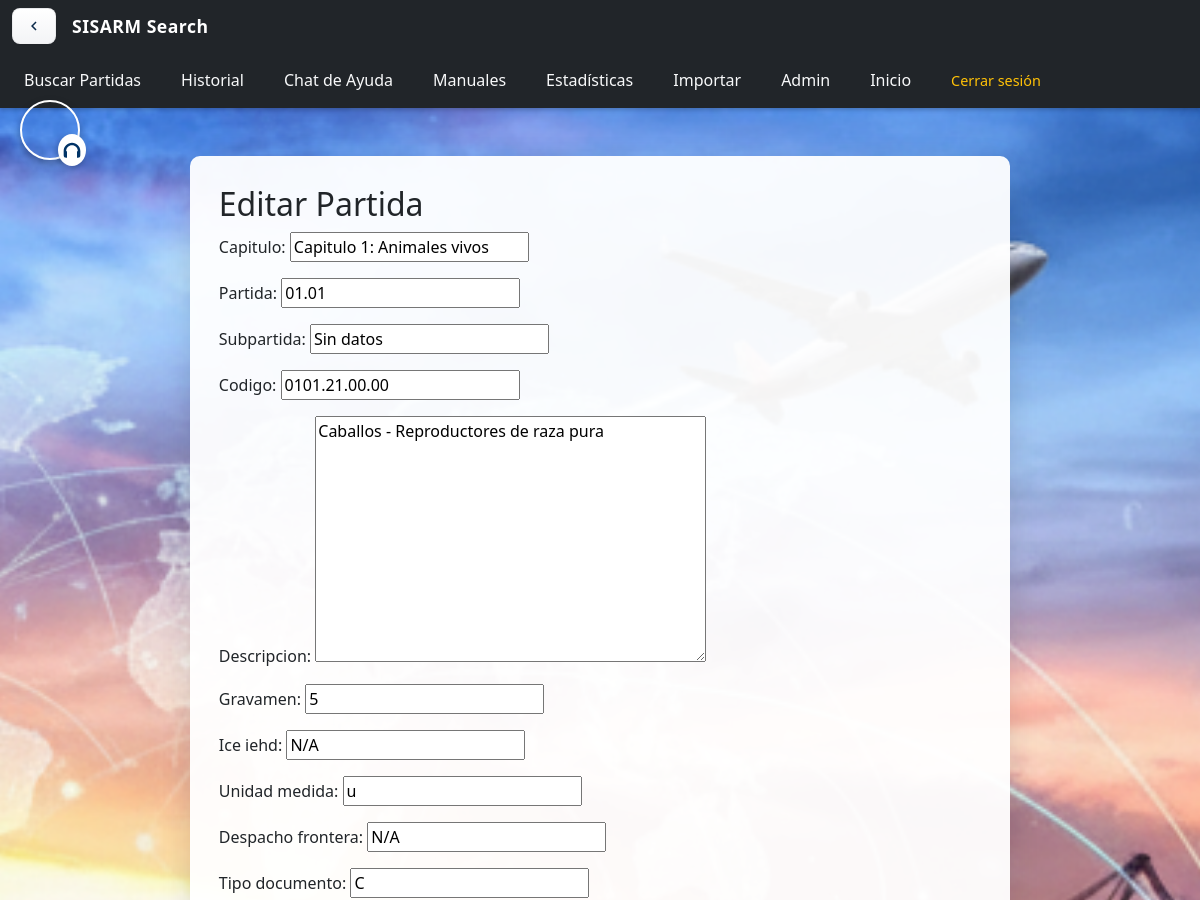
The app's page /administrador/partidas/2070/editar/ (signed in, upper part), older data.
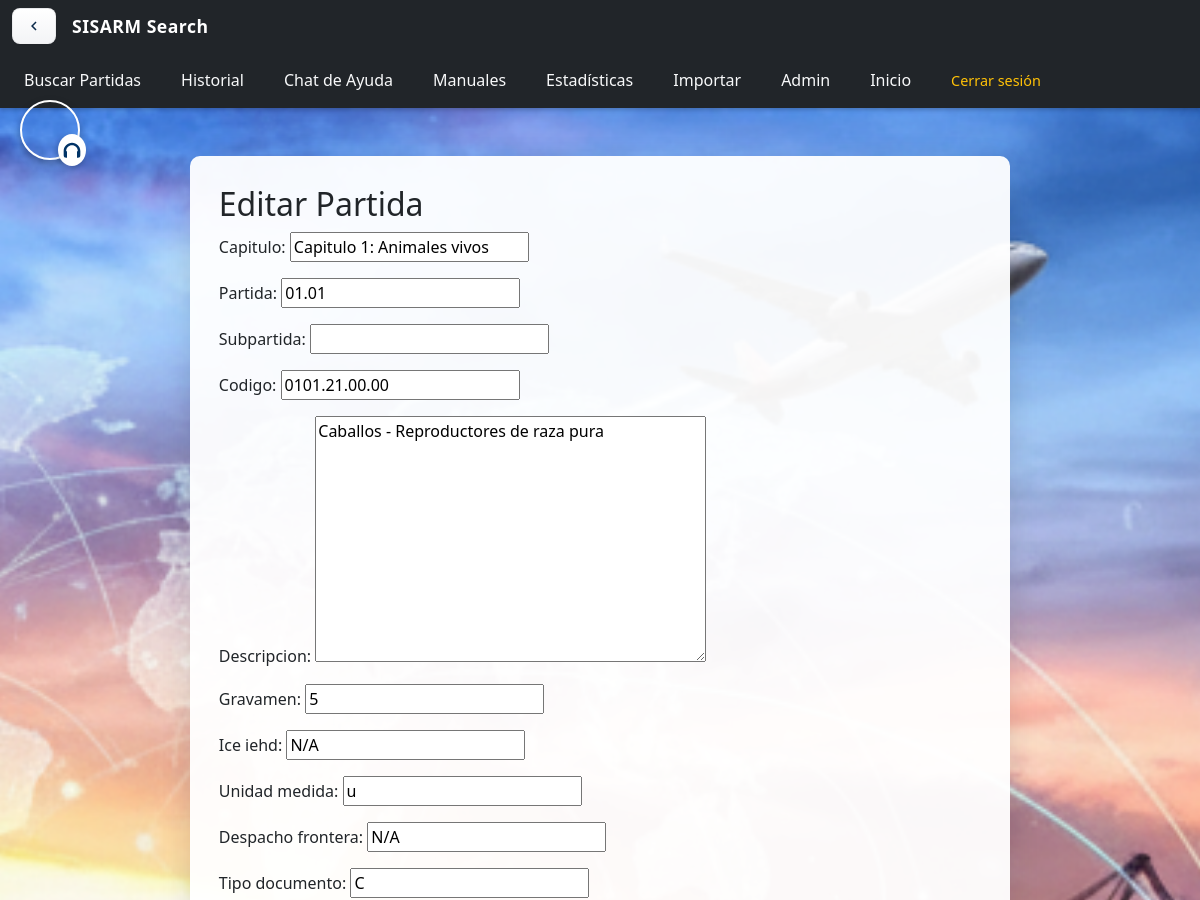
The same page, newer data.
### partidas/models.py (models this page shows, shortened)
class PartidaArancelaria(models.Model):
    capitulo = models.CharField(max_length=200, default="Sin datos")
    partida = models.CharField(max_length=10, default="Sin datos")
    subpartida = models.CharField(max_length=10, default="Sin datos")
    codigo = models.CharField(max_length=50, default="Sin datos")
    descripcion = models.TextField(default="Sin datos")
    gravamen = models.CharField(max_length=50, default="Sin datos")
    ice_iehd = models.CharField(max_length=50, default="Sin datos")
    unidad_medida = models.CharField(max_length=50, default="Sin datos")
    despacho_frontera = models.CharField(max_length=50, default="Sin datos")
    tipo_documento = models.CharField(max_length=50, default="Sin datos")
    entidad_emite = models.CharField(max_length=100, default="Sin datos")
    disp_legal = models.TextField(default="Sin datos")
    can_ace36_ace47_ven = models.CharField(max_length=50, default="Sin datos")
    ace22_chi_prot = models.CharField(max_length=50, default="Sin datos")
    ace66_mexico = models.CharField(max_length=50, default="Sin datos")
    permisos = models.TextField(default="Sin datos")
    subpartidas = models.TextField(default="Sin datos")
    referencia_legal = models.TextField(default="Sin datos")
    updated_at = models.DateTimeField(auto_now=True, null=True, blank=True)

### partidas/decorators.py (the view)
        def _wrapped_view(request, *args, **kwargs):
            if not request.user.is_authenticated:
                from django.urls import reverse
                return redirect(reverse('login'))
            if request.user.is_superuser:
                return view_func(request, *args, **kwargs)
            if request.user.rol and request.user.rol.nombre == nombre_rol:
                return view_func(request, *args, **kwargs)
            raise PermissionDenied

### partidas/forms.py
class PartidaForm(forms.ModelForm):
    class Meta:
        model = PartidaArancelaria
        fields = '__all__'

### partidas/context_processors.py (called while the page is built, shortened)
def license_info(request):
    ctx = {
        'licencia_dias_restantes': None,
        'licencia_estado': None,
        'licencia_fecha_fin': None,
    }
    try:
        if request.user.is_authenticated:
            from .models import LicenciaTemporal
            licencia = LicenciaTemporal.objects.filter(usuario=request.user, estado=True).order_by('-fecha_fin').first()
    except Exception:
        pass
    return ctx

### partidas/templates/partidas/partida_form.html (shortened to what this page needs)
{% extends 'partidas/base.html' %}
{% load static %}
{% block body_class %}detalle-bg{% endblock %}
{% block content %}
<div class="form-panel">
    <h2>{{ titulo }}</h2>
    <form method="post">
        {{ form.as_p }}
    </form>
</div>
{% endblock %}

Row changes from the older to the newer data that the page shows:
changed PartidaArancelaria "Capitulo 1: Animales vivos": subpartida "Sin datos" → (not shown)
